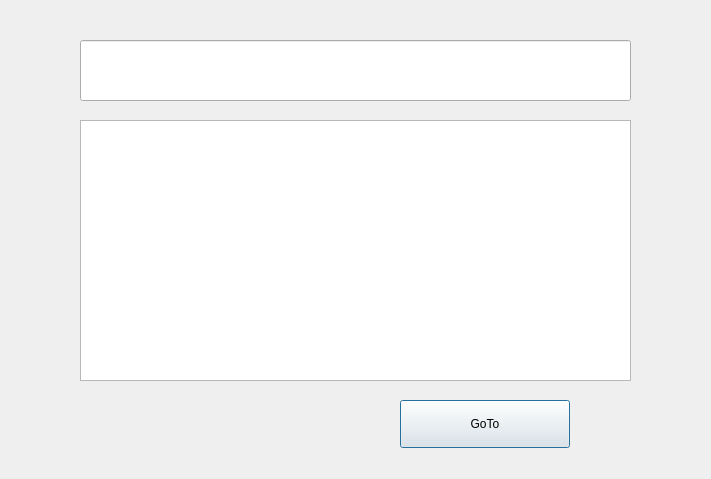
<?xml version="1.0" encoding="UTF-8"?>
<ui version="4.0">
 <class>QtExpl</class>
 <widget class="QDialog" name="QtExpl">
  <property name="geometry">
   <rect>
    <x>0</x>
    <y>0</y>
    <width>711</width>
    <height>479</height>
   </rect>
  </property>
  <property name="windowTitle">
   <string>Dialog</string>
  </property>
  <widget class="QPushButton" name="pushButton">
   <property name="geometry">
    <rect>
     <x>400</x>
     <y>400</y>
     <width>170</width>
     <height>48</height>
    </rect>
   </property>
   <property name="text">
    <string>GoTo</string>
   </property>
  </widget>
  <widget class="QLineEdit" name="lineEdit">
   <property name="geometry">
    <rect>
     <x>80</x>
     <y>40</y>
     <width>551</width>
     <height>61</height>
    </rect>
   </property>
  </widget>
  <widget class="QPlainTextEdit" name="plainTextEdit">
   <property name="geometry">
    <rect>
     <x>80</x>
     <y>120</y>
     <width>551</width>
     <height>261</height>
    </rect>
   </property>
  </widget>
 </widget>
 <resources/>
 <connections/>
</ui>
